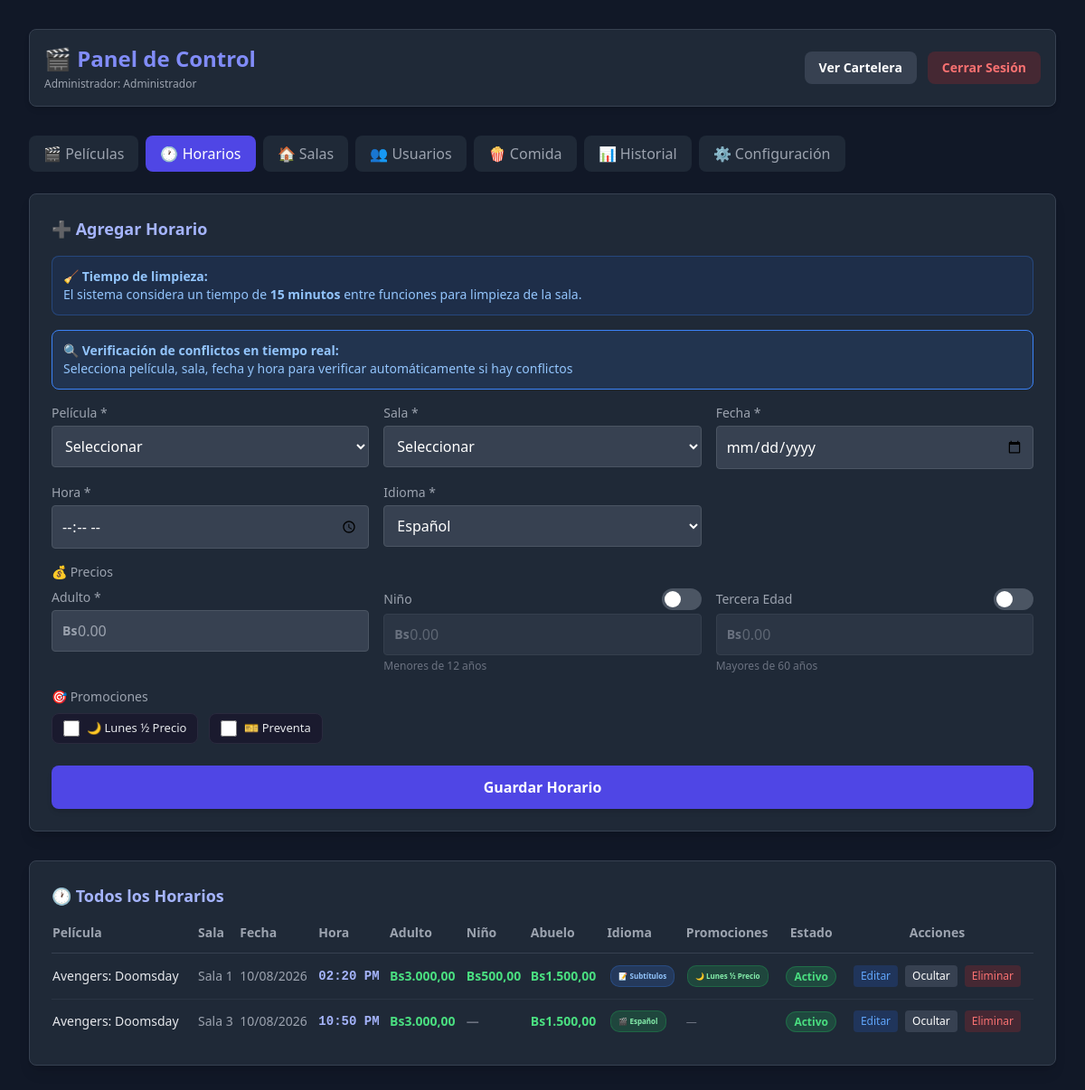
The app's page /admin.php?tab=showtimes (signed in), older data.
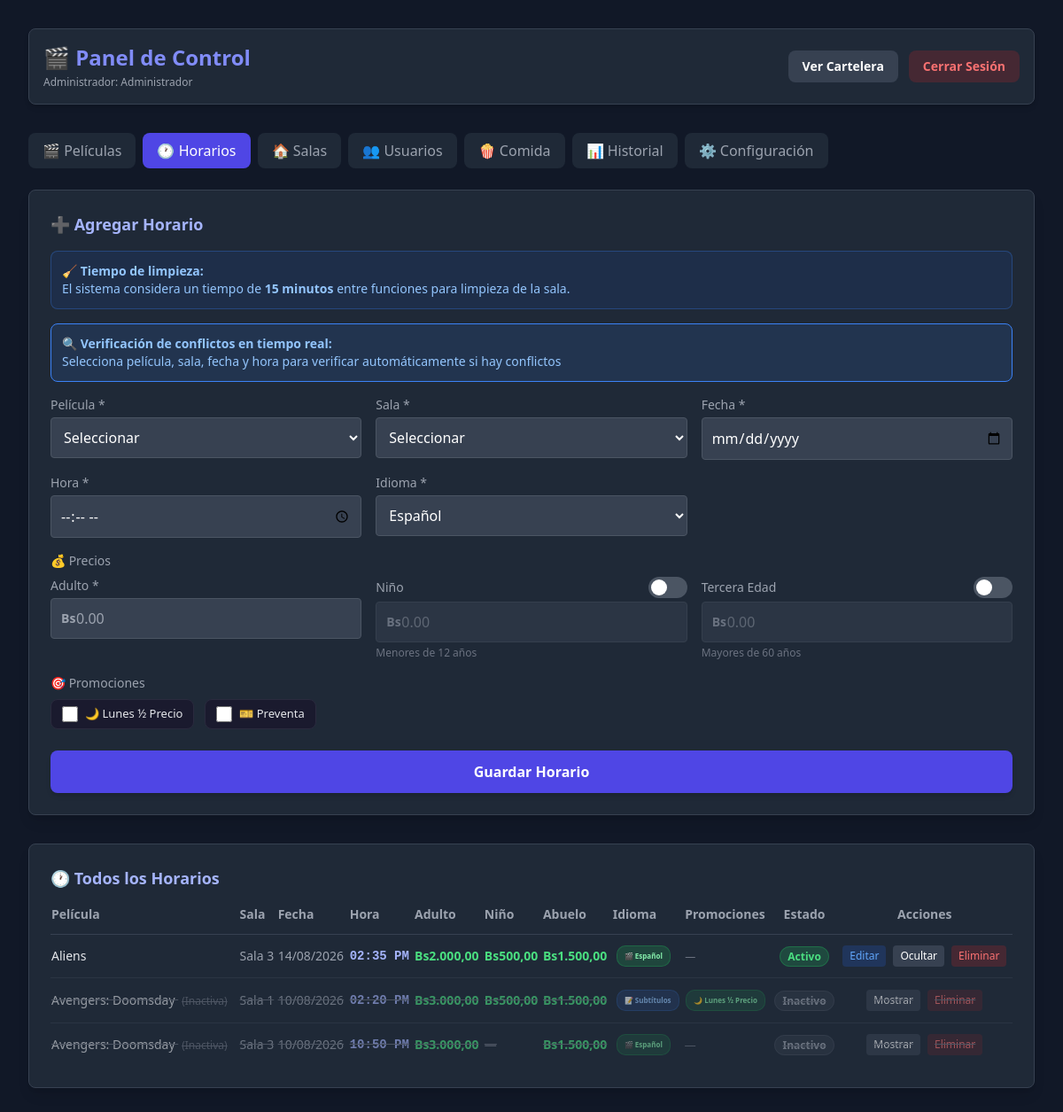
The same page, newer data.
### tables this page shows
CREATE TABLE `showtimes` (
  `id` int(11) NOT NULL,
  `movie_id` int(11) NOT NULL,
  `room_id` int(11) NOT NULL,
  `show_date` date NOT NULL,
  `show_time` time NOT NULL,
  `price` decimal(10,2) NOT NULL,
  `price_adult` decimal(10,2) NOT NULL DEFAULT 0.00,
  `price_child` decimal(10,2) NOT NULL DEFAULT 0.00,
  `price_senior` decimal(10,2) NOT NULL DEFAULT 0.00,
  `enable_child_price` tinyint(1) NOT NULL DEFAULT 1,
  `enable_senior_price` tinyint(1) NOT NULL DEFAULT 1,
  `half_price_monday` tinyint(1) DEFAULT 0,
  `promotions` varchar(255) DEFAULT NULL,
  `language` varchar(20) DEFAULT 'español',
  `is_active` tinyint(1) DEFAULT 1,
  `created_at` timestamp NULL DEFAULT current_timestamp()
);

CREATE TABLE `movies` (
  `id` int(11) NOT NULL,
  `title` varchar(255) NOT NULL,
  `description` text DEFAULT NULL,
  `poster_url` varchar(255) DEFAULT NULL,
  `banner_url` varchar(255) DEFAULT NULL,
  `cast_members` text DEFAULT NULL,
  `country_id` int(11) DEFAULT NULL,
  `duration` int(11) DEFAULT NULL,
  `genre` varchar(100) DEFAULT NULL,
  `year` year(4) DEFAULT NULL,
  `director` varchar(100) DEFAULT NULL,
  `classification` varchar(50) DEFAULT NULL,
  `trailer_url` varchar(255) DEFAULT NULL,
  `is_active` tinyint(1) DEFAULT 1,
  `created_at` timestamp NULL DEFAULT current_timestamp()
);

CREATE TABLE `rooms` (
  `id` int(11) NOT NULL,
  `name` varchar(50) NOT NULL,
  `capacity` int(11) NOT NULL DEFAULT 50,
  `description` text DEFAULT NULL,
  `seat_layout` longtext DEFAULT NULL CHECK (json_valid(`seat_layout`)),
  `aisle_config` longtext DEFAULT NULL CHECK (json_valid(`aisle_config`)),
  `seat_config` longtext DEFAULT NULL CHECK (json_valid(`seat_config`)),
  `seat_image` varchar(255) DEFAULT NULL,
  `is_active` tinyint(1) DEFAULT 1,
  `created_at` timestamp NULL DEFAULT current_timestamp()
);

### config.php (called while the page is built, shortened)
<?php
try {
    $pdo = new PDO("mysql:host=" . DB_HOST . ";dbname=" . DB_NAME . ";charset=utf8mb4", DB_USER, DB_PASS);
    $pdo->setAttribute(PDO::ATTR_ERRMODE, PDO::ERRMODE_EXCEPTION);
    $pdo->setAttribute(PDO::ATTR_DEFAULT_FETCH_MODE, PDO::FETCH_ASSOC);
    $pdo->exec("SET time_zone = '-04:00'");
} catch (PDOException $e) {
    die("Error de conexión: " . $e->getMessage());
}
function getSiteConfig($pdo) {
    static $config = null;
    if ($config !== null) {
        return $config;
    }
    try {
        $stmt = $pdo->query("SELECT key_name, value FROM site_config");
        $rows = $stmt->fetchAll();
        $config = [];
        foreach ($rows as $row) {
            $config[$row['key_name']] = $row['value'];
        }
        return $config;
    } catch (PDOException $e) {
        return [
            'site_name' => 'Cinema Pro',
            'site_logo' => '',
            'footer_logo' => '',
            'site_favicon' => '',
            'currency_symbol' => '$',
            'currency_position' => 'left',
            'thousands_separator' => '.',
            'decimal_separator' => ',',
            'decimal_places' => '2',
            'address' => '',
            'phone' => '',
            'email' => '',
            'instagram' => '',
            'facebook' => '',
            'twitter' => '',
            'telegram' => '',
            'whatsapp' => ''
        ];
    }
}
function formatCurrency($amount, $config = null) {
    $symbol = $config['currency_symbol'] ?? '$';
    $position = $config['currency_position'] ?? 'left';
    $thousands = $config['thousands_separator'] ?? '.';
    $decimal = $config['decimal_separator'] ?? ',';
    $decimals = intval($config['decimal_places'] ?? 2);
    $formatted = number_format($amount, $decimals, $decimal, $thousands);
    if ($position === 'right') {
        return $formatted . ' ' . $symbol;
    } else {
        return $symbol . $formatted;
    }
}
function generateCSRFToken() {
    return $_SESSION['csrf_token'];
}
function formatTimeVenezuela($time) {
    return date('h:i A', strtotime($time));
}
function formatDateShort($date) {
    return date('d/m/Y', strtotime($date));
}
$siteConfig = getSiteConfig($pdo);
?>

### admin.php (the view, shortened to what the rows shown need)
<?php
require_once 'config.php';
$activeTab = $_GET['tab'] ?? 'movies';
$csrf_token = generateCSRFToken();
$showtimes = $pdo->query("
    SELECT s.*, m.title as movie_title, m.duration, COALESCE(m.is_active, 0) as movie_active, r.name as room_name
    FROM showtimes s
    LEFT JOIN movies m ON s.movie_id = m.id
    JOIN rooms r ON s.room_id = r.id
    ORDER BY s.show_date DESC, s.show_time
")->fetchAll();
$edit_showtime = null;
$siteConfig = getSiteConfig($pdo);
?>
<!DOCTYPE html>
<html lang="es">
<head>
    <script src="https://cdn.tailwindcss.com"></script>
    <link rel="stylesheet" href="https://cdnjs.cloudflare.com/ajax/libs/font-awesome/6.4.0/css/all.min.css">
</head>
<body class="bg-gray-900 text-white min-h-screen p-4 md:p-8">
    <div class="max-w-7xl mx-auto">
        <div class="flex flex-col sm:flex-row justify-between items-center mb-8 gap-4 bg-gray-800 p-4 rounded-lg shadow-md border border-gray-700">
            <div>
                <h1 class="text-2xl font-bold text-indigo-400 flex items-center gap-2">🎬 Panel de Control</h1>
            </div>
        </div>
        <?php if($activeTab === 'showtimes'): ?>
        <div class="bg-gray-800 p-6 rounded-lg shadow-lg border border-gray-700 mb-8">
            <h2 class="text-lg font-bold mb-4 text-indigo-300">
                <?= $edit_showtime ? '✏️ Editar Horario' : '➕ Agregar Horario' ?>
            </h2>
        </div>
        <div class="bg-gray-800 p-6 rounded-lg shadow-lg border border-gray-700">
            <h2 class="text-lg font-bold mb-4 text-indigo-300">🕐 Todos los Horarios</h2>
            <div class="overflow-x-auto">
                <table class="w-full text-left border-collapse">
                    <thead>
                        <tr class="border-b border-gray-700 text-gray-400 text-sm">
                            <th class="pb-3 font-semibold">Película</th>
                            <th class="pb-3 font-semibold">Sala</th>
                            <th class="pb-3 font-semibold">Fecha</th>
                            <th class="pb-3 font-semibold">Hora</th>
                            <th class="pb-3 font-semibold">Adulto</th>
                            <th class="pb-3 font-semibold">Niño</th>
                            <th class="pb-3 font-semibold">Abuelo</th>
                            <th class="pb-3 font-semibold">Idioma</th>
                            <th class="pb-3 font-semibold">Promociones</th>
                            <th class="pb-3 font-semibold text-center">Estado</th>
                            <th class="pb-3 font-semibold text-center">Acciones</th>
                        </tr>
                    </thead>
                    <tbody class="divide-y divide-gray-700/50 text-sm">
                        <?php foreach($showtimes as $s):
                            $promo_labels = [];
                            $promotions = $s['promotions'] ? explode(',', $s['promotions']) : [];
                            if(in_array('lunes_mitad', $promotions)) $promo_labels[] = '🌙 Lunes ½ Precio';
                            $movie_exists = $s['movie_title'] !== null;
                            $is_inactive = $s['is_active'] == 0;
                            $language = $s['language'] ?? 'español';
                            $lang_label = $language == 'español' ? '🎬 Español' : '📝 Subtítulos';
                            $lang_class = $language == 'español' ? 'espanol' : 'subtitulos';
                            $price_adult = $s['price_adult'] ?? $s['price'] ?? 0;
                            $price_child = $s['price_child'] ?? 0;
                            $price_senior = $s['price_senior'] ?? 0;
                            $enable_child = $s['enable_child_price'] ?? 1;
                            $enable_senior = $s['enable_senior_price'] ?? 1;
                        ?>
                            <tr class="<?= $is_inactive ? 'showtime-inactive' : '' ?>">
                                <td class="py-3 font-medium <?= $movie_exists ? 'text-gray-200' : 'movie-deleted' ?>">
                                    <?= htmlspecialchars($s['movie_title'] ?? 'Película eliminada') ?>
                                    <?php if($is_inactive): ?>
                                        <span class="text-xs text-gray-500 ml-1">(Inactiva)</span>
                                    <?php endif; ?>
                                </td>
                                <td class="py-3 text-gray-400"><?= htmlspecialchars($s['room_name']) ?></td>
                                <td class="py-3 text-gray-400"><?= formatDateShort($s['show_date']) ?></td>
                                <td class="py-3 text-indigo-300 font-semibold time-display"><?= formatTimeVenezuela($s['show_time']) ?></td>
                                <td class="py-3 text-green-400 font-semibold"><?= formatCurrency($price_adult, $siteConfig) ?></td>
                                <td class="py-3 <?= $enable_child ? 'text-green-400' : 'text-gray-500' ?> font-semibold">
                                    <?= $enable_child ? formatCurrency($price_child, $siteConfig) : '—' ?>
                                </td>
                                <td class="py-3 <?= $enable_senior ? 'text-green-400' : 'text-gray-500' ?> font-semibold">
                                    <?= $enable_senior ? formatCurrency($price_senior, $siteConfig) : '—' ?>
                                </td>
                                <td class="py-3">
                                    <span class="language-badge <?= $lang_class ?>"><?= $lang_label ?></span>
                                </td>
                                <td class="py-3">
                                    <?php foreach($promo_labels as $label): ?>
                                        <span class="promotion-tag <?= strpos($label, 'Lunes') !== false ? 'lunes' : 'preventa' ?>"><?= $label ?></span>
                                    <?php endforeach; ?>
                                    <?php if(empty($promo_labels)): ?>
                                        <span class="text-gray-500 text-xs">—</span>
                                    <?php endif; ?>
                                </td>
                                <td class="py-3 text-center">
                                    <?php if($s['is_active']): ?>
                                        <span class="bg-green-500/20 text-green-400 text-xs px-2 py-0.5 rounded-full font-bold border border-green-500/30">Activo</span>
                                    <?php else: ?>
                                        <span class="bg-gray-500/20 text-gray-400 text-xs px-2 py-0.5 rounded-full font-bold border border-gray-500/30">Inactivo</span>
                                    <?php endif; ?>
                                </td>
                                <td class="py-3 text-center">
                                    <div class="flex justify-center gap-2 flex-wrap">
                                        <?php if($s['is_active']): ?>
                                        <a href="?tab=showtimes&edit_showtime_id=<?= htmlspecialchars($s['id']) ?>&csrf_token=<?= htmlspecialchars($csrf_token) ?>"
                                           class="text-xs px-2 py-1 rounded bg-blue-600/20 hover:bg-blue-600/40 text-blue-400 transition-colors">
                                            Editar
                                        </a>
                                        <?php endif; ?>
                                        <a href="?toggle_showtime=<?= htmlspecialchars($s['id']) ?>&tab=showtimes&csrf_token=<?= htmlspecialchars($csrf_token) ?>"
                                           class="text-xs px-2 py-1 rounded bg-gray-700 hover:bg-gray-600 transition-colors"
                                           onclick="return confirm('¿Cambiar estado de este horario?')">
                                            <?= $s['is_active'] ? 'Ocultar' : 'Mostrar' ?>
                                        </a>
                                        <a href="?delete_showtime=<?= htmlspecialchars($s['id']) ?>&tab=showtimes&csrf_token=<?= htmlspecialchars($csrf_token) ?>"
                                           class="text-xs px-2 py-1 rounded bg-red-600/20 hover:bg-red-600/40 text-red-400 transition-colors"
                                           onclick="return confirm('¿Eliminar este horario?')">
                                            Eliminar
                                        </a>
                                    </div>
                                </td>
                            </tr>
                        <?php endforeach; ?>
                    </tbody>
                </table>
            </div>
        </div>
        <?php endif; ?>
    </div>
</body>
</html>

Row changes from the older to the newer data that the page shows:
added showtimes: movie.title "Aliens", room.name "Sala 3", show_date "14/08/2026", show_time "02:35 PM", price_adult "Bs2.000,00", price_child "Bs500,00", price_senior "Bs1.500,00", language "🎬 Español", is_active "Activo"
changed showtimes "02:20 PM": is_active "Activo Editar Ocultar" → "(Inactiva) Inactivo Mostrar"
changed showtimes "10:50 PM": is_active "— Activo Editar Ocultar" → "(Inactiva) Inactivo Mostrar"
